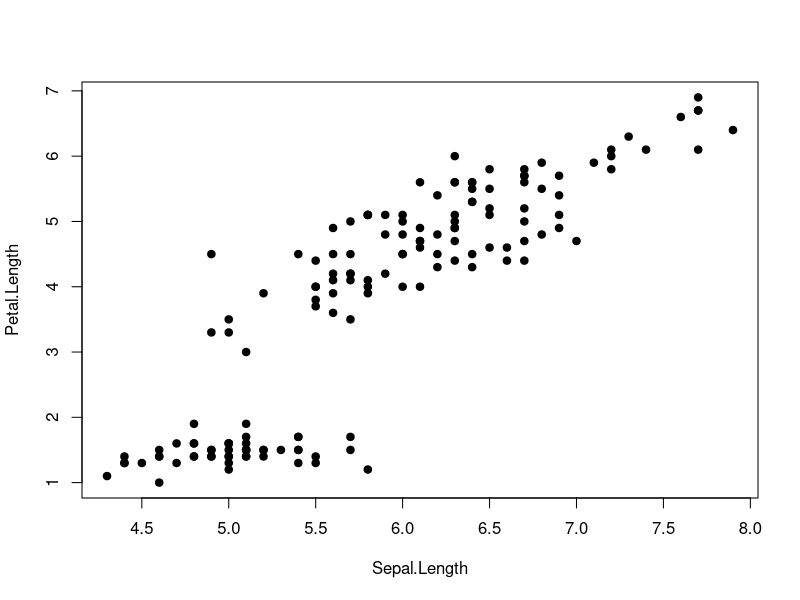
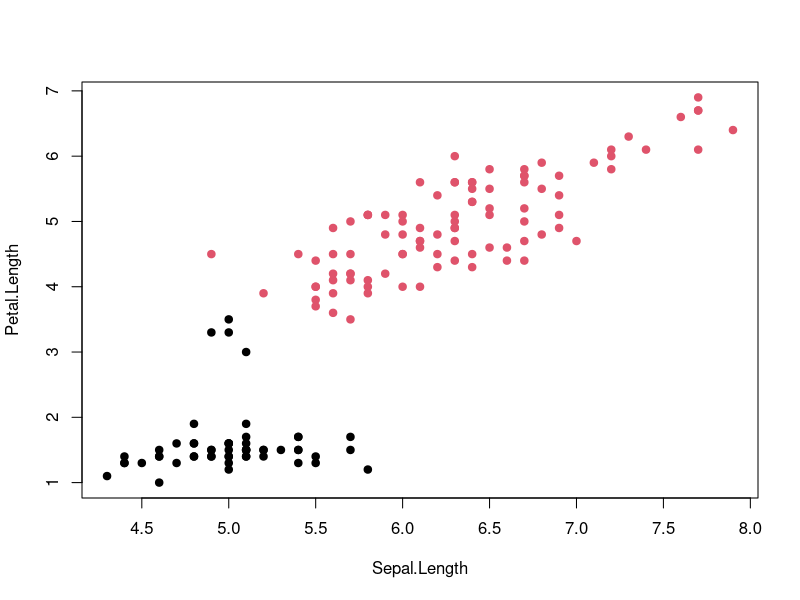
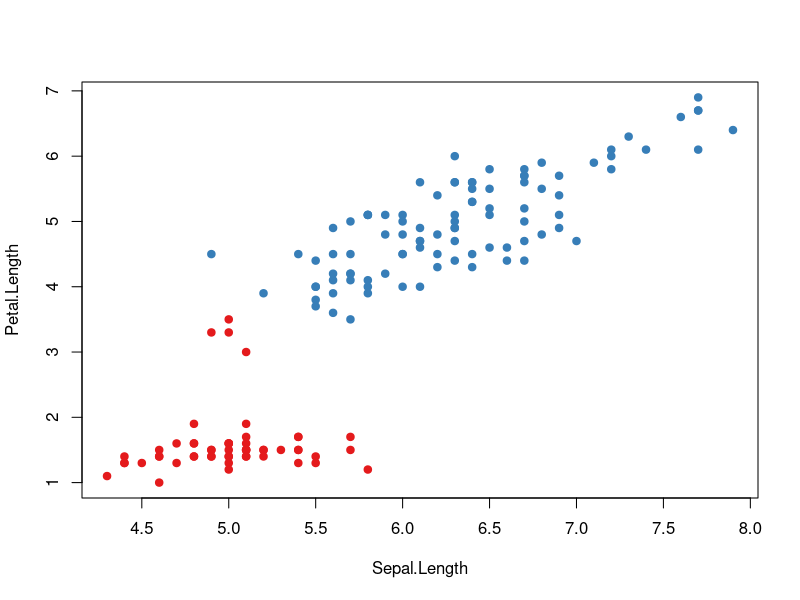
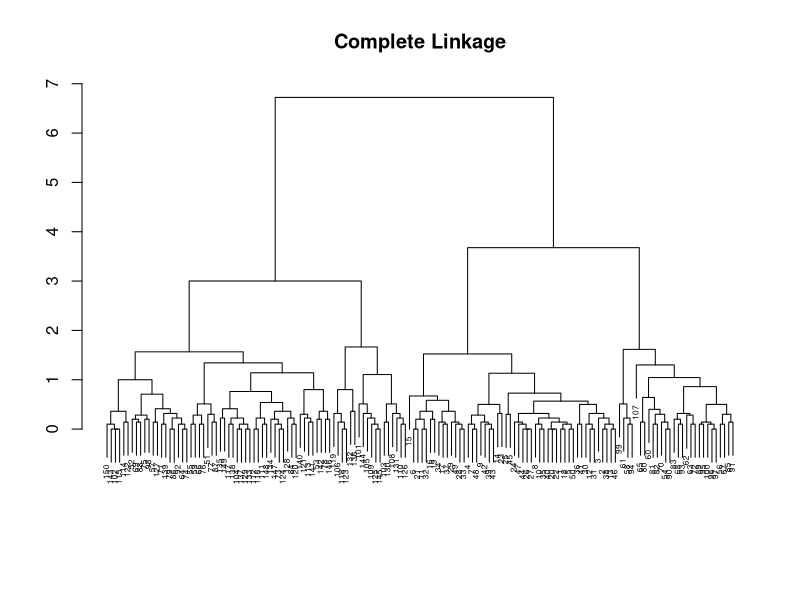
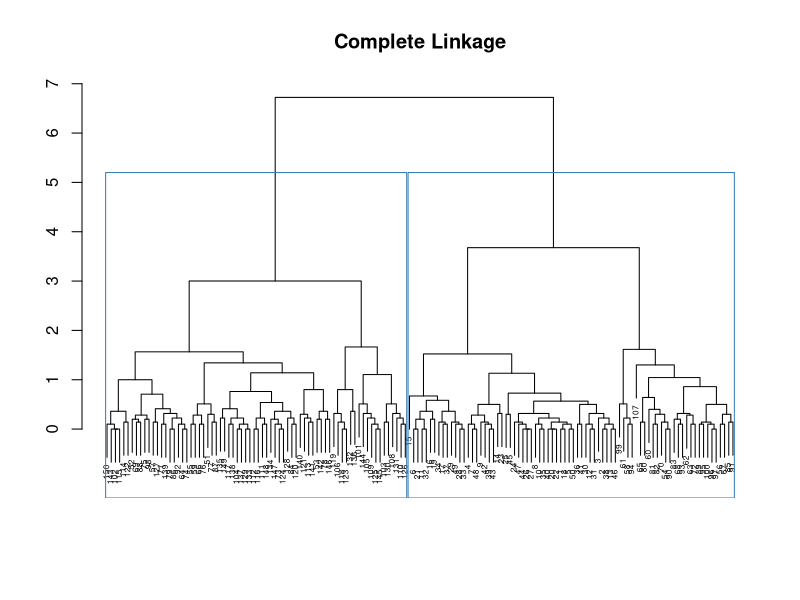
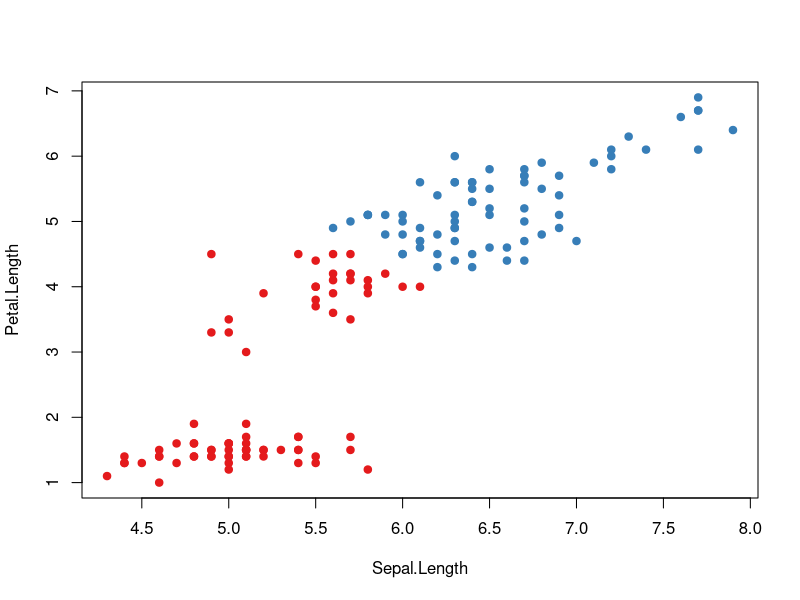
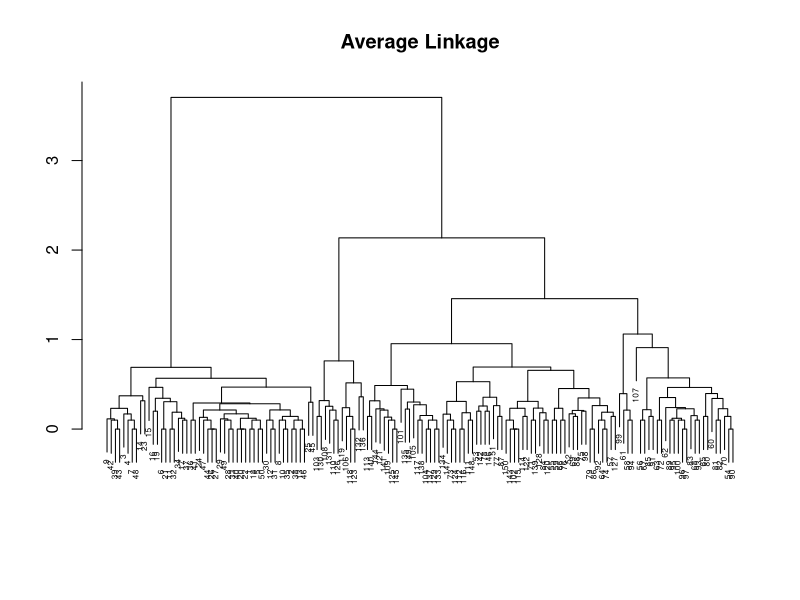
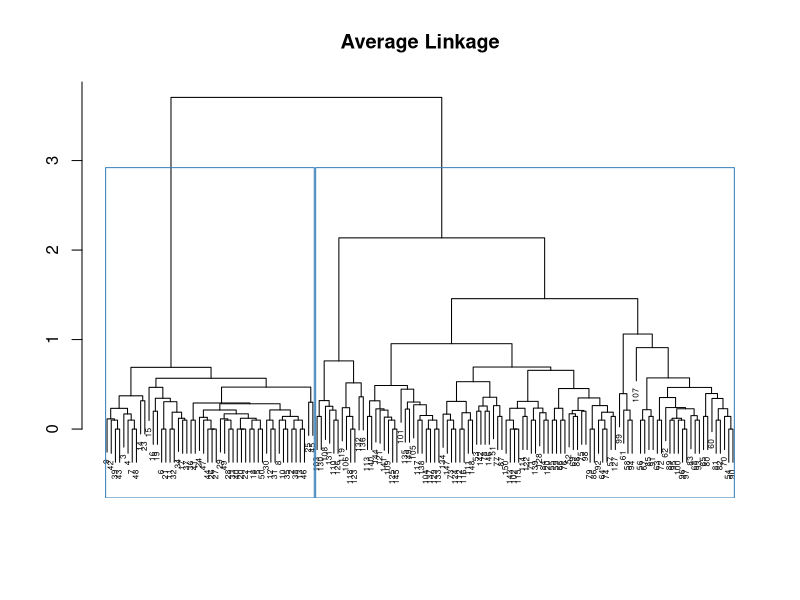

These charts were generated, in order, by the following R code:
# =======================================================
# Clustering Methods : K-Means and Hierarchical
# =======================================================

# Load and explore the dataset
attach(iris)
help(iris)
str(iris)

# Subset the features to get 2-D dataset
irisData <- as.data.frame(iris[,c(1,3)])
plot(irisData, pch = 19)



# =======================================================
# Clustering Methods : Part 1 : K-Means Clustering
# =======================================================

# Set an interesting color palette for visualization
# install.packages("RColorBrewer")
library(RColorBrewer)
# display.brewer.all()
myPal <- brewer.pal(n = 9, name = "Set1")

# K-Means Clustering
# Set the value of K
K <- 2
kMeansFit <- kmeans(irisData, centers = K)
kMeansFit
plot(irisData, pch = 19, col = palette(myPal)[as.numeric(kMeansFit$cluster)])

# K-Means Clustering with multiple random starts
# Set the value of K
K <- 2
kMeansFit <- kmeans(irisData, centers = K, nstart = 20)
kMeansFit
plot(irisData, pch = 19, col = palette(myPal)[as.numeric(kMeansFit$cluster)])



# =======================================================
# Clustering Methods : Part 2 : Hierarchical Clustering
# =======================================================

# Hierarchical Clustering : Complete Linkage
hiercFit <- hclust(dist(irisData), method="complete")
hiercFit
plot(hiercFit, main="Complete Linkage", xlab="", ylab="", sub="", cex =.5)

K <- 2
plot(hiercFit, main="Complete Linkage", xlab="", ylab="", sub="", cex =.5)
rect.hclust(hiercFit, k = K)
plot(irisData, pch = 19, col = palette(myPal)[as.numeric(cutree(hiercFit, k = K))])

# Hierarchical clustering : Average Linkage
hiercFit <- hclust(dist(irisData), method="average")
hiercFit
plot(hiercFit, main="Average Linkage", xlab="", ylab="", sub="", cex =.5)

K <- 2
plot(hiercFit, main="Average Linkage", xlab="", ylab="", sub="", cex =.5)
rect.hclust(hiercFit, k = K)
plot(irisData, pch = 19, col = palette(myPal)[as.numeric(cutree(hiercFit, k = K))])

# Hierarchical clustering : Single Linkage
hiercFit <- hclust(dist(irisData), method="single")
hiercFit
plot(hiercFit, main="Single Linkage", xlab="", ylab="", sub="", cex =.5)

K <- 2
plot(hiercFit, main="Single Linkage", xlab="", ylab="", sub="", cex =.5)
rect.hclust(hiercFit, k = K)
plot(irisData, pch = 19, col = palette(myPal)[as.numeric(cutree(hiercFit, k = K))])



# =======================================================
# Clustering Methods : Part 3 : Graph Clustering
# =======================================================

# install.packages("igraph")
library(igraph)

# Example Graph : Zachary's Karate Club
graphZKC <- make_graph("Zachary")
plot(graphZKC, 
     layout = layout.kamada.kawai,
     vertex.size = 7,
     vertex.color = "darkgray",
     edge.width = 1,  
     edge.color = "darkgray",
     vertex.label = NA)

# Fast Greedy Clustering on the Graph
fgcFit <- cluster_fast_greedy(graphZKC)
fgcFit
membership(fgcFit)
plot(graphZKC,
     layout = layout.kamada.kawai,
     vertex.size = 7,
     vertex.color = palette(myPal)[as.numeric(membership(fgcFit))],
     edge.width = 1,  
     edge.color = "darkgray",
     vertex.label = NA)
